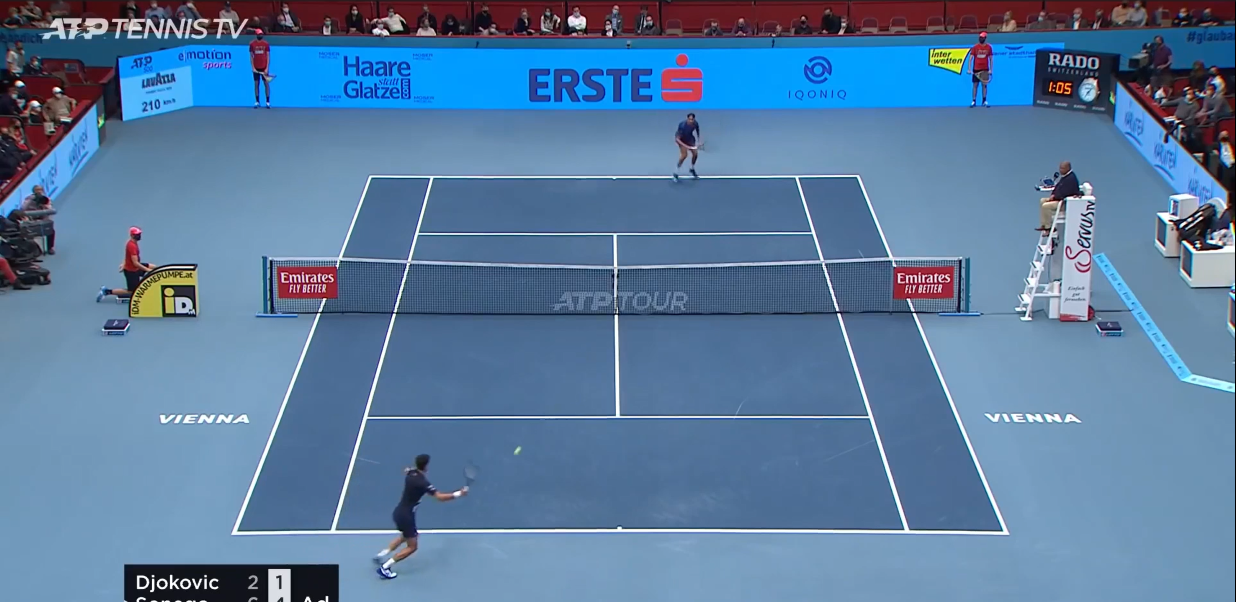
#> input picture input_videos/image.png, 2471 x 1204 px (shown at 1/2 size)
$ jupyter execute court_lines.ipynb
#> lines starting #> are read from the running program, lines starting #| are printed output that depends on the picture; after the words box and inside, x2 and y2 are one past the last pixel; in counts of white or black regions, pixels touching at a corner belong together
[cell 1]
import cv2
import numpy as np
import matplotlib.pyplot as plt
import math
import sys
sys.path.append('../')

[cell 2]
img_path = '../input_videos/image.png'

[cell 3]
img = cv2.imread(img_path)
#> img is the input picture: shape (1204, 2471, 3); mean B, G, R 158.8, 123.4, 89.6
plt.imshow(img)

height, width = img.shape[:2]
#> height = 1204; width = 2471
print(height, width)
#| 1204 2471

[cell 4]
gray = cv2.cvtColor(img, cv2.COLOR_BGR2GRAY)
bw = cv2.threshold(gray, 156, 255, cv2.THRESH_BINARY)[1]
#> bw: shape (1204, 2471); 5.1% white; 847 white regions (620 under 20 px), largest, box (x1, y1, x2, y2) and area: (462, 626, 2020, 1070) 29860, (2030, 365, 2470, 785) 25130, (535, 350, 1925, 625) 21377
canny = cv2.Canny(bw, 100, 200)
#> canny: shape (1204, 2471); 1.5% white in thin lines or dots
cannyP = np.copy(canny)

plt.subplots(3, 1, figsize=(10, 10))
plt.subplot(311)
plt.imshow(gray)
plt.subplot(312)
plt.imshow(bw)
plt.subplot(313)
plt.imshow(canny)
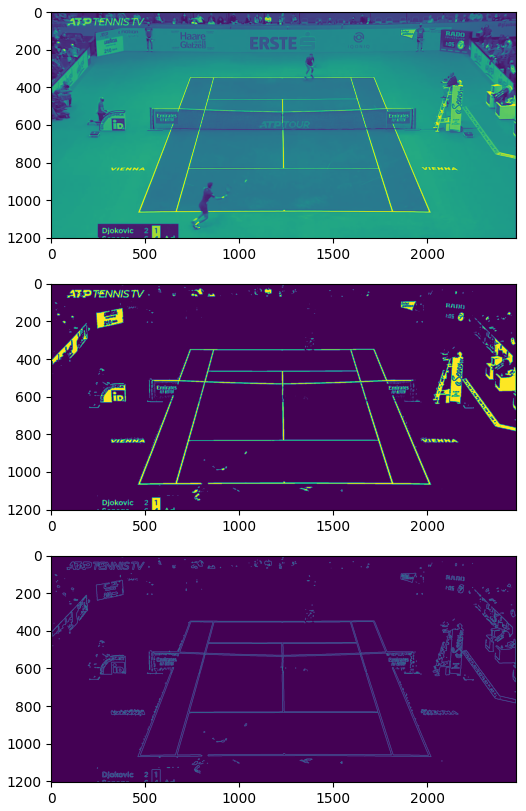
#> figure drawn by matplotlib, 3 panels

[cell 5]
lines = cv2.HoughLines(canny, 1, np.pi/180, 150, None, 0, 0)
#> lines = 81 rows, first 8: [355, 1.57], [835, 1.57], [465, 1.57], [831, 1.57], [469, 1.57], [1064, 1.57], [351, 1.57], [1058, 1.57]

if lines is not None:
    for i in range(len(lines)):
        rho = lines[i][0][0]
        theta = lines[i][0][1]
        a = math.cos(theta)
        b = math.sin(theta)
        x0 = a * rho
        y0 = b * rho
        pt1 = (int(x0 + 1000 * (-b)), int(y0 + 1000 * (a)))
        pt2 = (int(x0 - 1000 * (-b)), int(y0 - 1000 * (a)))

        cv2.line(canny, pt1, pt2, (255, 0, 0), 3, cv2.LINE_AA)
#> this loop made 81 passes
#> (rho, theta, a, b, x0, y0, pt1, pt2) on passes 1 to 9: (355, 1.57, -4.37e-08, 1, -1.55e-05, 355, (-1000, 354), (999, 355)), (835, 1.57, -4.37e-08, 1, -3.65e-05, 835, (-1000, 834), (999, 835)), (465, 1.57, -4.37e-08, 1, -2.03e-05, 465, (-1000, 464), (999, 465)), (831, 1.57, -4.37e-08, 1, -3.63e-05, 831, (-1000, 830), (999, 831)), (469, 1.57, -4.37e-08, 1, -2.05e-05, 469, (-1000, 468), (999, 469)), (1064, 1.57, -4.37e-08, 1, -4.65e-05, 1064, (-1000, 1063), (999, 1064)), (351, 1.57, -4.37e-08, 1, -1.53e-05, 351, (-1000, 350), (999, 351)), (1058, 1.57, -4.37e-08, 1, -4.62e-05, 1058, (-1000, 1057), (999, 1058)), (491, 1.61, -0.0349, 0.999, -17.14, 490.7, (-1016, 455), (982, 525))
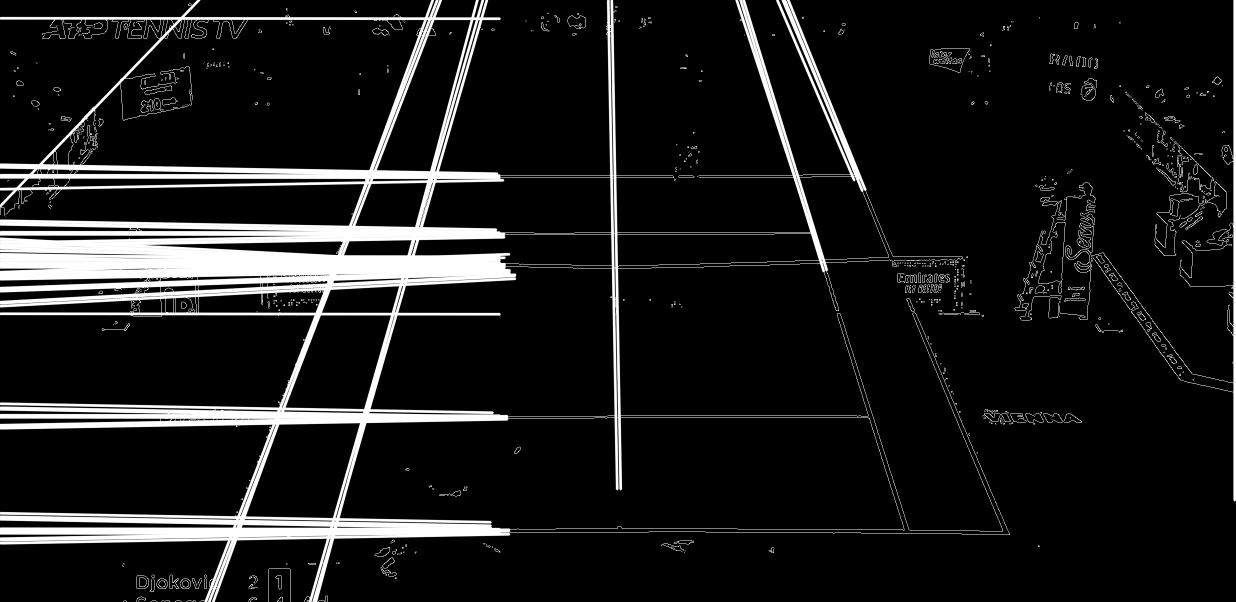
#> canny: shape (1204, 2471) (shown at 1/2 size); min 0, max 255, mean 26.1

plt.imshow(canny)

[cell 6]
hp_lines = cv2.HoughLinesP(cannyP, 1, np.pi/180, 150, None, 100, 10)
#> hp_lines = 54 rows, first 6: [810, 355, 1347, 355], [830, 465, 1067, 465], [909, 1064, 1296, 1064], [850, 469, 1377, 469], [1189, 835, 1746, 835], [1215, 831, 1721, 831]

if hp_lines is not None:
    for i in range(len(hp_lines)):
        l = hp_lines[i][0]
        cv2.line(cannyP, (l[0], l[1]), (l[2], l[3]), (255, 0, 0), 3, cv2.LINE_AA)
#> this loop made 54 passes
#> l on passes 1 to 12: [810, 355, 1347, 355], [830, 465, 1067, 465], [909, 1064, 1296, 1064], [850, 469, 1377, 469], [1189, 835, 1746, 835], [1215, 831, 1721, 831], [884, 351, 1345, 351], [743, 836, 1188, 836], [865, 832, 1214, 832], [1475, 1058, 1664, 1058], [1795, 554, 1916, 558], [659, 1067, 815, 523]
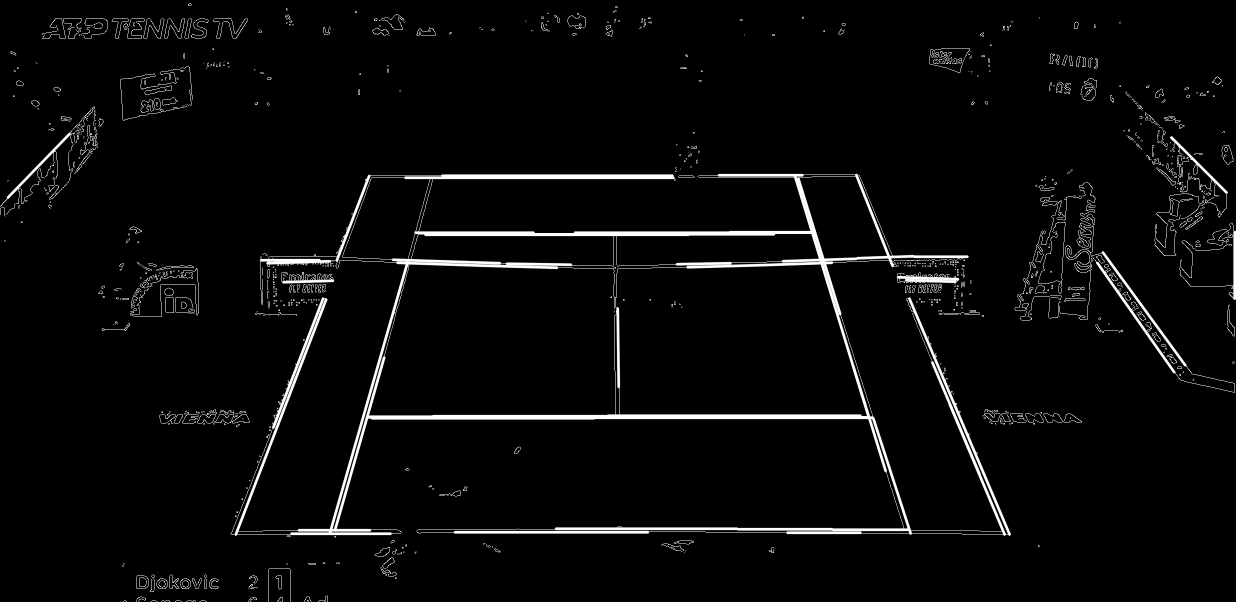
#> cannyP: shape (1204, 2471) (shown at 1/2 size); min 0, max 255, mean 8.6

plt.imshow(cannyP)

[cell 7]
def determinant(a, b):
    return a[0] * b[1] - a[1] * b[0]

def find_intersection(line1, line2, x_start, y_start, x_end, y_end):
    x_diff = (line1[0][0] - line1[1][0], line2[0][0] - line2[1][0])
    y_diff = (line1[0][1] - line1[1][1], line2[0][1] - line2[1][1])

    div = determinant(x_diff, y_diff)

    if div == 0:
        return None

    d = (determinant(*line1), determinant(*line2))
    x = int(determinant(d, x_diff) / div)
    y = int(determinant(d, y_diff) / div)

    if (x < x_start) or (x > x_end):
        return None
    if (y < y_start) or (y > y_end):
        return None

    return x, y

[cell 8]
intersect_num = np.zeros((len(hp_lines), 2))
#> intersect_num = 54 pairs, first value 0 to 0, second value 0 to 0

i = 0

for hp_line1 in hp_lines:
    line1_x1, line1_y1, line1_x2, line1_y2 = hp_line1[0]
    line1 = [[line1_x1, line1_y1], [line1_x2, line1_y2]]

    for hp_line2 in hp_lines:
        line2_x1, line2_y1, line2_x2, line2_y2 = hp_line2[0]
        line2 = [[line2_x1, line2_y1], [line2_x2, line2_y2]]

        if line1 is line2:
            continue
        if line1_x1 > line1_x2:
            temp = line1_x1
            line1_x1 = line1_x2
            line1_x2 = temp

        if line1_y1 > line1_y2:
            temp = line1_y1
            line1_y1 = line1_y2
            line1_y2 = temp

        intersect = find_intersection(line1, line2, line1_x1 - 200, line1_y1 - 200, line1_x2 + 200, line1_y2 + 200)
        if intersect is not None:
            intersect_num[i][0] += 1
    intersect_num[i][1] = i
    i += 1
#> this loop made 54 passes

print(intersect_num.shape)
#| (54, 2)

# Lines with most intersections get a fill mask command on them
i = p = 0
dilation = cv2.dilate(bw, np.ones((5, 5), np.uint8), iterations=1)
#> dilation: shape (1204, 2471); 8.9% white; 252 white regions, largest, box (x1, y1, x2, y2) and area: (460, 348, 2022, 1075) 97196, (2028, 363, 2471, 787) 36063, (2288, 224, 2456, 514) 14438
non_rect_area = dilation.copy()
intersect_num = intersect_num[(-intersect_num)[:, 0].argsort()]

plt.subplots(3, 1, figsize=(10, 10))
plt.subplot(311)
plt.imshow(dilation)
g = cv2.cvtColor(img, cv2.COLOR_BGR2GRAY)
t = cv2.threshold(g, 156, 255, cv2.THRESH_BINARY)[1]
can = cv2.Canny(t, 100, 200)
for hp_line in hp_lines:
    x1, y1, x2, y2 = hp_line[0]
    # cv2.line(can, (x1, y1), (x2, y2), (255, 255, 0), 2)

    for p in range(2):
        if (i == intersect_num[p][1]) and (intersect_num[i][0] > 0):
            cv2.line(can, (x1, y1), (x2, y2), (255, 0, 255), 2)
            cv2.floodFill(non_rect_area, np.zeros((height + 2, width + 2), np.uint8), (x1, y1), 1)
            cv2.floodFill(non_rect_area, np.zeros((height + 2, width + 2), np.uint8), (x2, y2), 1)
    i += 1
#> this loop made 54 passes
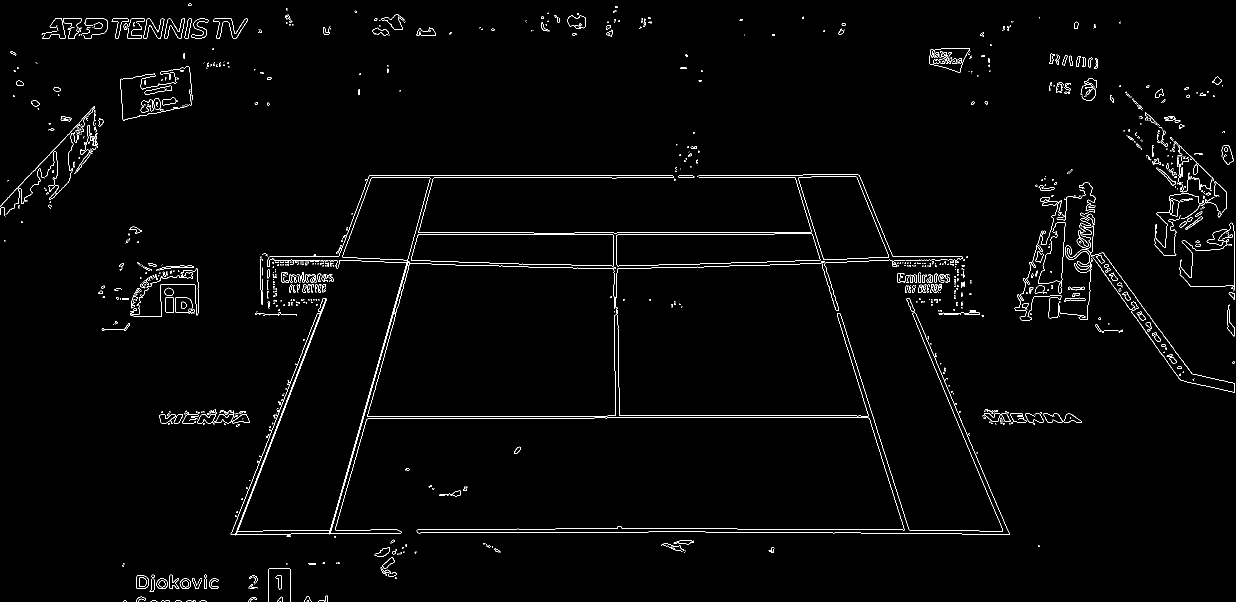
#> can: shape (1204, 2471) (shown at 1/2 size); 1.6% white in thin lines or dots
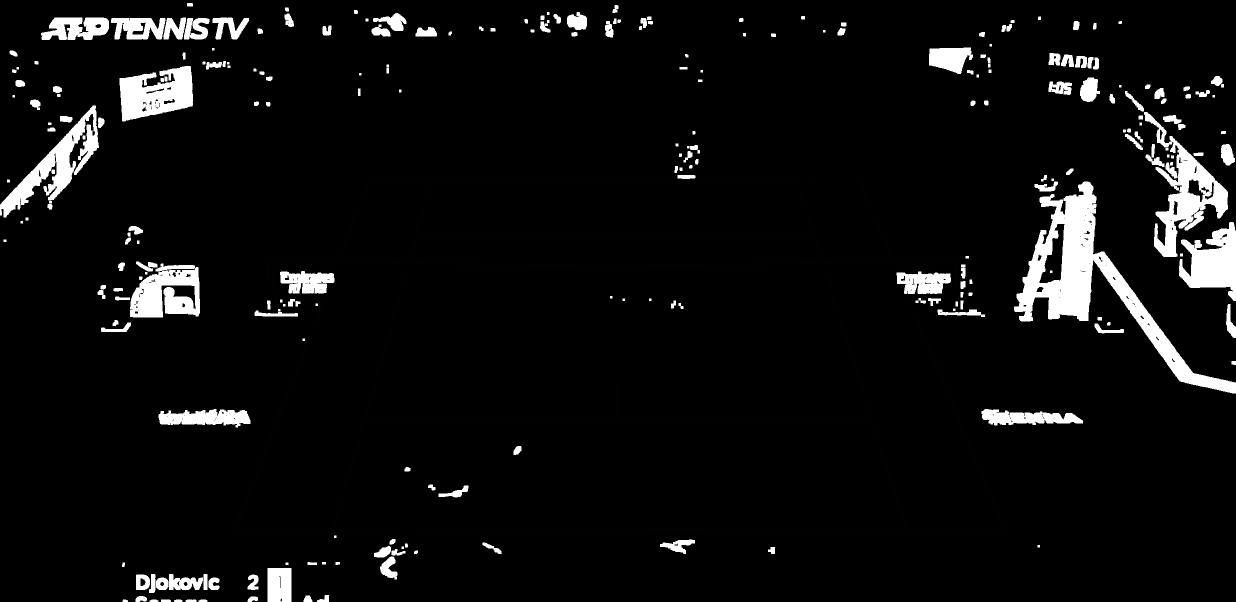
#> non_rect_area: shape (1204, 2471) (shown at 1/2 size); min 0, max 255, mean 14.4

plt.subplot(312)
plt.imshow(non_rect_area)
dilation[np.where(non_rect_area == 255)] = 0
#> dilation: shape (1204, 2471); 3.3% white; 1 white region, box (x1, y1, x2, y2) and area: (460, 348, 2022, 1075) 97091
dilation[np.where(non_rect_area == 1)] = 255
eroded = cv2.erode(dilation, np.ones((5, 5), np.uint8))
#> eroded: shape (1204, 2471); 1.9% white; 21 white regions (15 under 20 px), largest, box (x1, y1, x2, y2) and area: (462, 350, 2020, 1073) 55254, (521, 514, 526, 609) 206, (1910, 557, 1916, 578) 55, (617, 599, 639, 606) 29, (525, 508, 536, 514) 25, (1909, 582, 1911, 597) 21
canny_main = cv2.Canny(eroded, 90, 100)
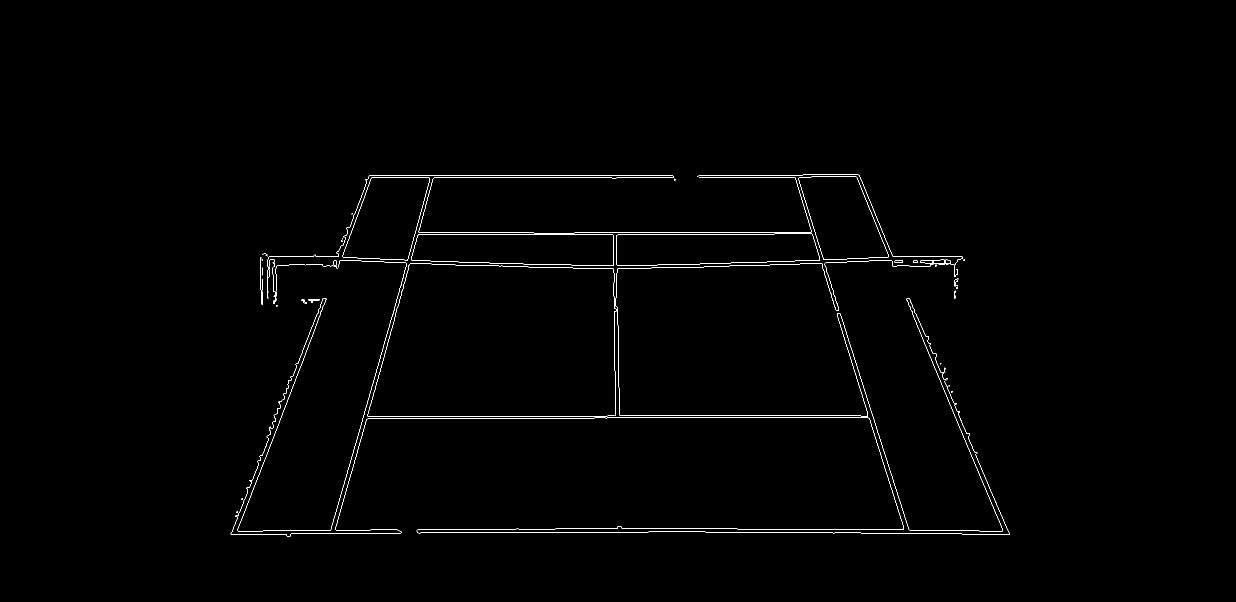
#> canny_main: shape (1204, 2471) (shown at 1/2 size); 0.62% white in thin lines or dots, all inside (x1, y1, x2, y2) = (461, 349, 2020, 1073)
plt.subplot(313)
plt.imshow(canny_main)
